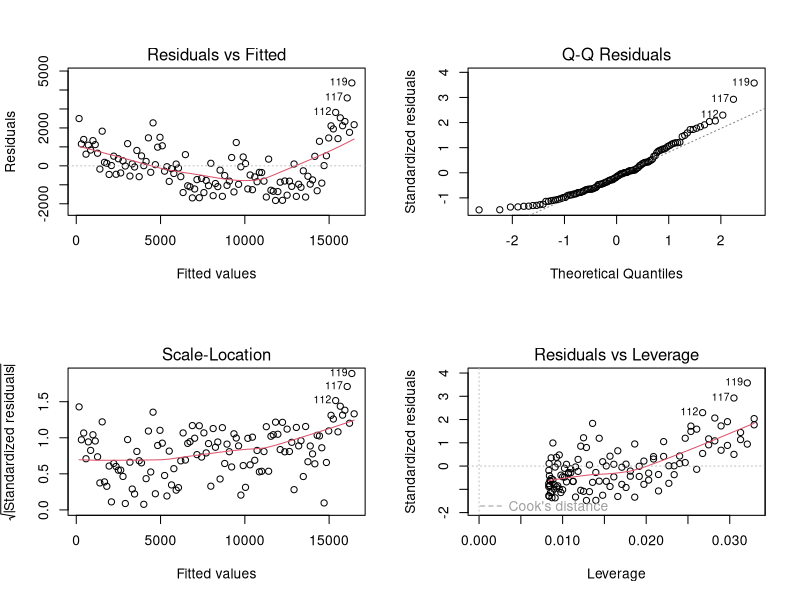
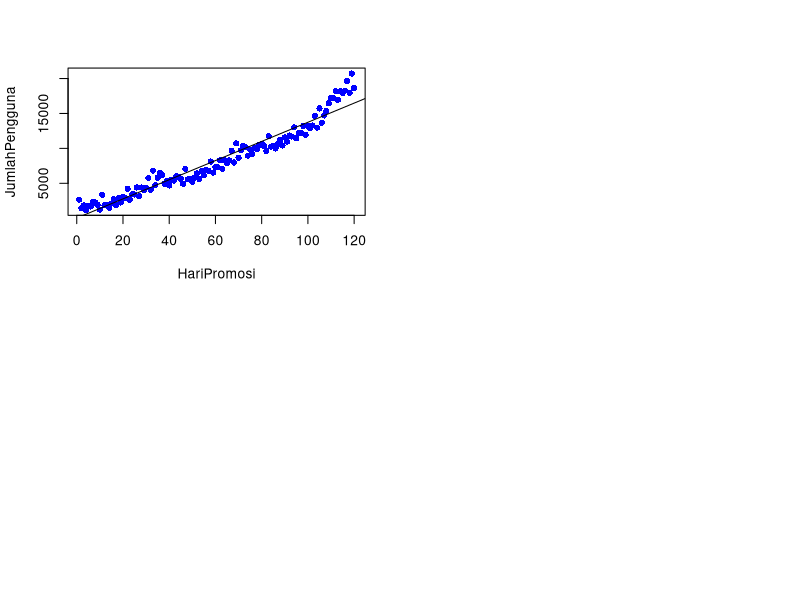

Generate these figures, in order, with R:
## ---- chunk 1
#Mengimport Data.
DataPenggunaOKCLEAN = read.csv('PenggunaOKCLEAN.csv')

#Melihat Attribute dan Struktur Data.
names(DataPenggunaOKCLEAN)
str(DataPenggunaOKCLEAN)
## ---- chunk 2
# Membuat model 
# lm([target attribute] ~ [predictor attributes], data = [data source])
set.seed(1234)
linearmodel = lm(JumlahPengguna ~ HariPromosi,
               data = DataPenggunaOKCLEAN)

#Melihat model yang dibuat. 
linearmodel

#melihat summary model yang dibuat. 
summary(linearmodel)
## ---- chunk 3
# PenggunaOKCLEAN = Intercept + (Slope*HariPromosi)
## ---- chunk 4
#Melihat nilai residual
summary(linearmodel$residuals)
## ---- chunk 5
par(mfrow=c(2,2))
plot(linearmodel)
## ---- chunk 6
#Memvisualisasikan Model Linear Regression
plot(DataPenggunaOKCLEAN, pch = 16, col = "blue") 
abline(linearmodel)

## ---- chunk 7

#menemukan model LM untuk jumlah pengguna setelah 120 hari promosi (hari ke-121 - 130)

JumlahPenggunaSetelahHarike120 = linearmodel$coefficients[[1]] +
  linearmodel$coefficients[[2]]*(121:130)

#melihat jumlah pengguna pada hari ke-121 - 130

JumlahPenggunaSetelahHarike120
